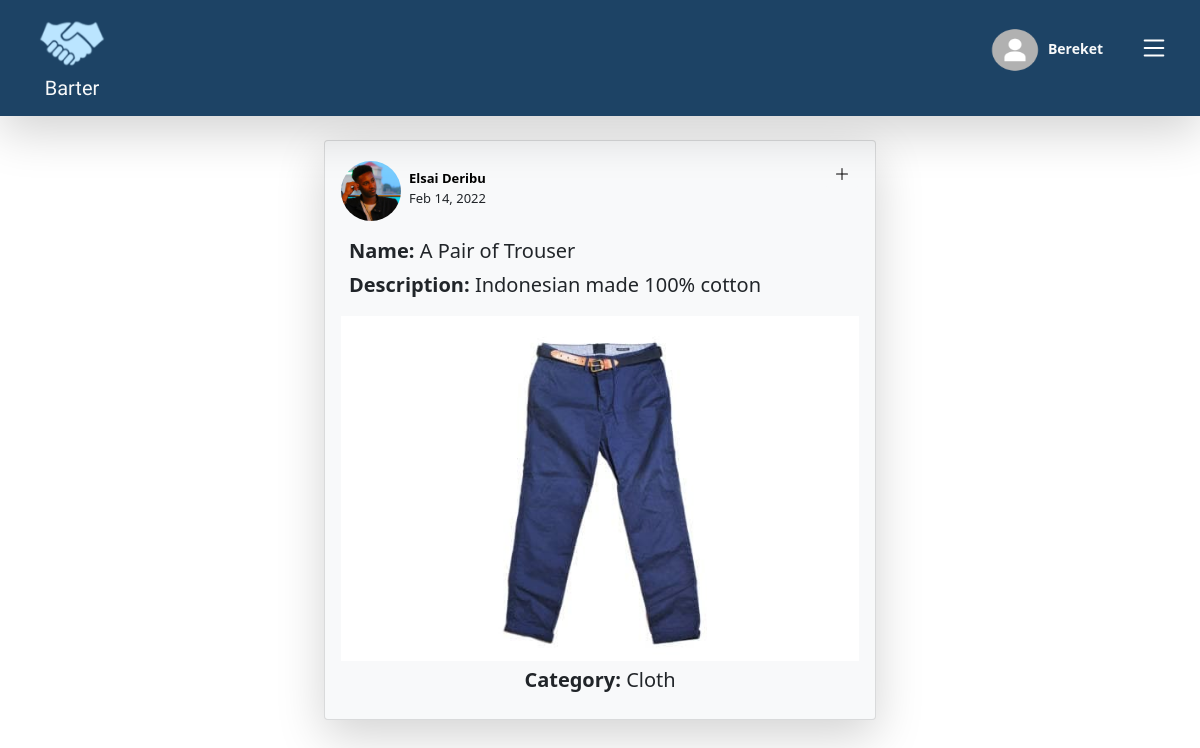
Page /post/14/ (signed in) on the committed database.
### user/models.py (models this page shows, shortened)
class User(AbstractBaseUser):
    objects = UserManager()
    fullname = models.CharField(max_length=50)
    username = models.CharField(unique=True, max_length=20, primary_key=True)
    email = models.EmailField(unique=True)
    phone = models.CharField(max_length=10)
    password = models.TextField()
    profile_picture = models.ImageField(upload_to="profile/", default='profile/default.png')
    bio = models.TextField(null=True, blank=True, max_length=250, default="")
    company = models.CharField(max_length=50, null=True, blank=True, default="")
    USERNAME_FIELD = "username"
    EMAIL_FIELD = "email"
    REQUIRED_FIELDS = ["fullname", "email", "phone", "password"]
    def firstName(self):
        return self.fullname.split()[0]

### post/models.py (models this page shows, shortened)
class Post(models.Model):
    commodity_name = models.CharField(max_length=50)
    description = models.TextField(max_length=500)
    image = models.ImageField(upload_to="post/")
    CATEGORIES = (
        ('mobile', 'Mobile'),
        ('electronics', 'Electronics'),
        ('laptops', 'Laptop'),
        ('cloth', 'Cloth'),
        ('house_utensils', 'House Utensil'),
        ('book', 'Book'),
        ('other', 'Other')
    )
    category = models.CharField(max_length=20,
                                choices=CATEGORIES)
    posted_date = models.DateTimeField(auto_now_add=True)
    poster = models.ForeignKey(
        User,
        on_delete=models.CASCADE,
        related_name="posts"
    )
    class Meta:
        ordering = ('-posted_date',)

### post/views.py (the view, shortened to what this page needs)
# urls.py: path('post/<int:id>/', post_detail, name='post_detail'),
@login_required
def post_detail(request, id):
    try:
        post = Post.objects.get(id=id)
        return render(request, 'post_detail.html', {'post': post})
    except:
        return render(request, '403.html')

### post/templates/post_detail.html (shortened to what this page needs)
{% extends 'base.html' %}
{% block main_content %}
<div class="row g-0 mt-4 d-flex justify-content-center align-items-center ">
    <div class="col-10 col-sm-8 col-lg-7 col-xl-6 col-xxl-4">
        <div class="card bg-light shadow-lg mb-1 mx-4">
            <div class="card-body p-0">
                <div class="card-title mb-0 d-flex justify-content-between">
                    <div class=" ms-3 m-1 p-0 d-flex flex-row  ">
                        <img class="rounded-circle mt-3 " src="{{ post.poster.profile_picture.url }}" width="60px"
                            height="60px" />
                        <div class="mt-0 mb-4 d-flex flex-column m-2 mt-4">
                            <a class="fw-bold" href={% url 'others_profile' post.poster.username %}
                                style="text-decoration: none; color: black; font-size: small; ">
                                {{post.poster.fullname|title }}</a>
                            <a style="font-size: 13px;">{{post.posted_date|date:"M d, Y"}}</a>
                        </div>
                    </div>
                    {% if post.poster.username != request.user.username %}
                    <span class="mb-5 mt-3 me-3 ">
                        <button class="btn fw-bold  btn-sm btn-light" data-bs-toggle="modal"
                            data-bs-target="#offer-modal">
                            <svg xmlns="http://www.w3.org/2000/svg" width="16" height="16" fill="currentColor"
                                class="bi bi-plus-lg" viewBox="0 0 16 16">
                                <path fill-rule="evenodd"
                                    d="M8 2a.5.5 0 0 1 .5.5v5h5a.5.5 0 0 1 0 1h-5v5a.5.5 0 0 1-1 0v-5h-5a.5.5 0 0 1 0-1h5v-5A.5.5 0 0 1 8 2Z" />
                            </svg>
                        </button>
                    </span>
                    {% endif %}
                </div>
                <div class="commodity_name mb-1 ms-4 fs-5">
                    <span class="fw-bold ">Name:</span> {{ post.commodity_name }}
                </div>
                <div class="description ms-4 fs-5">
                    <span class="fw-bold">Description:</span> {{ post.description }}
                </div>
                <div class="ms-3 me-3 mt-3 text-center ">
                    <img class=" img-fluid " src=" {{ post.image.url }} " />
                </div>
                <div class=" d-flex justify-content-center fs-5">
                    <span class="mb-4 mt-1 "><span class="fw-bold">Category:</span> {{ post.category|capfirst }}</span>
                </div>
            </div>
        </div>
    </div>
</div>
{% endblock main_content %}

### post/templates/base.html (shortened to what this page needs)
{% load static %}
<!DOCTYPE html>
<html lang="en">
<head>
    <link rel="stylesheet" href="{% static 'css/base.css' %}">
    <link rel="stylesheet" href="{% static 'css/bootstrap.min.css' %}">
</head>
<body>
    <header class="sticky-top" style="z-index: 1080;">
        <nav class="navbar shadow-lg  navbar-light" style="background-color: #1D4365;">
            <div class="container-xxl">
                <a href={% url 'home' %} class="navbar-brand">
                    <span id="font" class=" d-flex fs- text-light flex-column align-items-center  "><img
                            class="rounded-circle" width="120px" height="60px"
                            src="{% static 'images/logo.png' %}">Barter</span>
                </a>
                <div class=" " id="main-nav">
                    <ul class="navbar-nav d-flex flex-row">
                        <li class="nav-item m-2">
                            <a href={% url 'others_profile' user.username %} class="btn btn-sm text-light">
                                <div class="d-flex align-items-end">
                                    <span class="fw-bold ms-2 mb-3">
                                        <span>
                                            <img class="rounded-circle" width="50px" height="50px"
                                                src="{{ request.user.profile_picture.url }}">
                                            <span class="ms-1">
                                                {{user.firstName|capfirst}}
                                            </span>
                                        </span>
                                    </span>
                                </div>
                            </a>
                        </li>
                        <li class="nav-itemn mt-3">
                            <span class="mb-5 ">
                                <button class="btn btn-sm text-light" data-bs-toggle="modal"
                                    data-bs-target="#reg-modal">
                                </button>
                            </span>
                        </li>
                    </ul>
                </div>
            </div>
        </nav>
    </header>
    <main>
        {% block main_content %}{% endblock main_content %}
    </main>
</body>
</html>

### post/static/css/base.css (style rules this page uses)
#font { font-family: "Rochester", cursive; }

### rows in the picture
User: user.profile_picture (placeholder picture), firstName "Bereket"
Post: poster.profile_picture (picture), poster.fullname "Elsai Deribu", posted_date "Feb 14, 2022", commodity_name "A Pair of Trouser", description "Indonesian made 100% cotton", image (picture), category "Cloth"
